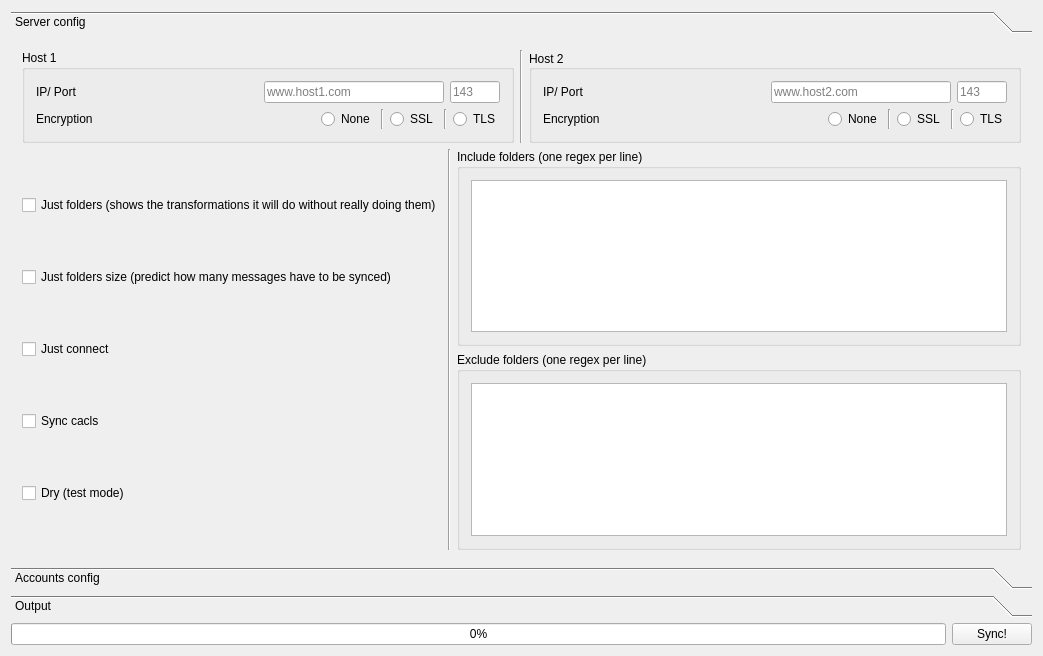
<?xml version="1.0" encoding="UTF-8"?>
<ui version="4.0">
 <class>ImapSync_UI</class>
 <widget class="QMainWindow" name="ImapSync_UI">
  <property name="geometry">
   <rect>
    <x>0</x>
    <y>0</y>
    <width>1043</width>
    <height>656</height>
   </rect>
  </property>
  <property name="windowTitle">
   <string>ImapSync UI - 0.1</string>
  </property>
  <widget class="QWidget" name="centralWidget">
   <layout class="QGridLayout" name="gridLayout_7">
    <item row="0" column="0">
     <layout class="QVBoxLayout" name="verticalLayout_3">
      <item>
       <widget class="QToolBox" name="toolBox">
        <property name="currentIndex">
         <number>0</number>
        </property>
        <widget class="QWidget" name="page">
         <property name="geometry">
          <rect>
           <x>0</x>
           <y>0</y>
           <width>1025</width>
           <height>528</height>
          </rect>
         </property>
         <attribute name="label">
          <string>Server config</string>
         </attribute>
         <layout class="QGridLayout" name="gridLayout_10">
          <item row="0" column="0">
           <layout class="QVBoxLayout" name="verticalLayout_6">
            <item>
             <layout class="QHBoxLayout" name="horizontalLayout_5">
              <item>
               <widget class="QGroupBox" name="groupBox">
                <property name="title">
                 <string>Host 1</string>
                </property>
                <layout class="QGridLayout" name="gridLayout">
                 <item row="0" column="0">
                  <layout class="QVBoxLayout" name="verticalLayout">
                   <item>
                    <layout class="QHBoxLayout" name="horizontalLayout_2">
                     <item>
                      <widget class="QLabel" name="label">
                       <property name="text">
                        <string>IP/ Port</string>
                       </property>
                      </widget>
                     </item>
                     <item>
                      <spacer name="horizontalSpacer_2">
                       <property name="orientation">
                        <enum>Qt::Horizontal</enum>
                       </property>
                       <property name="sizeHint" stdset="0">
                        <size>
                         <width>40</width>
                         <height>20</height>
                        </size>
                       </property>
                      </spacer>
                     </item>
                     <item>
                      <widget class="QLineEdit" name="host1">
                       <property name="minimumSize">
                        <size>
                         <width>150</width>
                         <height>0</height>
                        </size>
                       </property>
                       <property name="maximumSize">
                        <size>
                         <width>16777215</width>
                         <height>16777215</height>
                        </size>
                       </property>
                       <property name="placeholderText">
                        <string>www.host1.com</string>
                       </property>
                      </widget>
                     </item>
                     <item>
                      <widget class="QLineEdit" name="port1">
                       <property name="maximumSize">
                        <size>
                         <width>50</width>
                         <height>16777215</height>
                        </size>
                       </property>
                       <property name="placeholderText">
                        <string>143</string>
                       </property>
                      </widget>
                     </item>
                    </layout>
                   </item>
                   <item>
                    <layout class="QHBoxLayout" name="horizontalLayout">
                     <item>
                      <widget class="QLabel" name="label_2">
                       <property name="text">
                        <string>Encryption</string>
                       </property>
                      </widget>
                     </item>
                     <item>
                      <spacer name="horizontalSpacer">
                       <property name="orientation">
                        <enum>Qt::Horizontal</enum>
                       </property>
                       <property name="sizeHint" stdset="0">
                        <size>
                         <width>40</width>
                         <height>20</height>
                        </size>
                       </property>
                      </spacer>
                     </item>
                     <item>
                      <widget class="QRadioButton" name="radioButton">
                       <property name="text">
                        <string>None</string>
                       </property>
                       <attribute name="buttonGroup">
                        <string notr="true">enc1</string>
                       </attribute>
                      </widget>
                     </item>
                     <item>
                      <widget class="Line" name="line">
                       <property name="orientation">
                        <enum>Qt::Vertical</enum>
                       </property>
                      </widget>
                     </item>
                     <item>
                      <widget class="QRadioButton" name="ssl1">
                       <property name="text">
                        <string>SSL</string>
                       </property>
                       <attribute name="buttonGroup">
                        <string notr="true">enc1</string>
                       </attribute>
                      </widget>
                     </item>
                     <item>
                      <widget class="Line" name="line_2">
                       <property name="orientation">
                        <enum>Qt::Vertical</enum>
                       </property>
                      </widget>
                     </item>
                     <item>
                      <widget class="QRadioButton" name="tls1">
                       <property name="text">
                        <string>TLS</string>
                       </property>
                       <attribute name="buttonGroup">
                        <string notr="true">enc1</string>
                       </attribute>
                      </widget>
                     </item>
                    </layout>
                   </item>
                  </layout>
                 </item>
                </layout>
               </widget>
              </item>
              <item>
               <widget class="Line" name="line_5">
                <property name="orientation">
                 <enum>Qt::Vertical</enum>
                </property>
               </widget>
              </item>
              <item>
               <widget class="QGroupBox" name="groupBox_2">
                <property name="title">
                 <string>Host 2</string>
                </property>
                <property name="alignment">
                 <set>Qt::AlignLeading|Qt::AlignLeft|Qt::AlignVCenter</set>
                </property>
                <layout class="QGridLayout" name="gridLayout_2">
                 <item row="0" column="0">
                  <layout class="QVBoxLayout" name="verticalLayout_2">
                   <item>
                    <layout class="QHBoxLayout" name="horizontalLayout_3">
                     <item>
                      <widget class="QLabel" name="label_3">
                       <property name="text">
                        <string>IP/ Port</string>
                       </property>
                      </widget>
                     </item>
                     <item>
                      <spacer name="horizontalSpacer_3">
                       <property name="orientation">
                        <enum>Qt::Horizontal</enum>
                       </property>
                       <property name="sizeHint" stdset="0">
                        <size>
                         <width>40</width>
                         <height>20</height>
                        </size>
                       </property>
                      </spacer>
                     </item>
                     <item>
                      <widget class="QLineEdit" name="host2">
                       <property name="minimumSize">
                        <size>
                         <width>150</width>
                         <height>0</height>
                        </size>
                       </property>
                       <property name="maximumSize">
                        <size>
                         <width>16777215</width>
                         <height>16777215</height>
                        </size>
                       </property>
                       <property name="placeholderText">
                        <string>www.host2.com</string>
                       </property>
                      </widget>
                     </item>
                     <item>
                      <widget class="QLineEdit" name="port2">
                       <property name="maximumSize">
                        <size>
                         <width>50</width>
                         <height>16777215</height>
                        </size>
                       </property>
                       <property name="placeholderText">
                        <string>143</string>
                       </property>
                      </widget>
                     </item>
                    </layout>
                   </item>
                   <item>
                    <layout class="QHBoxLayout" name="horizontalLayout_4">
                     <item>
                      <widget class="QLabel" name="label_4">
                       <property name="text">
                        <string>Encryption</string>
                       </property>
                      </widget>
                     </item>
                     <item>
                      <spacer name="horizontalSpacer_4">
                       <property name="orientation">
                        <enum>Qt::Horizontal</enum>
                       </property>
                       <property name="sizeHint" stdset="0">
                        <size>
                         <width>40</width>
                         <height>20</height>
                        </size>
                       </property>
                      </spacer>
                     </item>
                     <item>
                      <widget class="QRadioButton" name="radioButton_4">
                       <property name="text">
                        <string>None</string>
                       </property>
                       <attribute name="buttonGroup">
                        <string notr="true">enc2</string>
                       </attribute>
                      </widget>
                     </item>
                     <item>
                      <widget class="Line" name="line_3">
                       <property name="orientation">
                        <enum>Qt::Vertical</enum>
                       </property>
                      </widget>
                     </item>
                     <item>
                      <widget class="QRadioButton" name="ssl2">
                       <property name="text">
                        <string>SSL</string>
                       </property>
                       <attribute name="buttonGroup">
                        <string notr="true">enc2</string>
                       </attribute>
                      </widget>
                     </item>
                     <item>
                      <widget class="Line" name="line_4">
                       <property name="orientation">
                        <enum>Qt::Vertical</enum>
                       </property>
                      </widget>
                     </item>
                     <item>
                      <widget class="QRadioButton" name="tls2">
                       <property name="text">
                        <string>TLS</string>
                       </property>
                       <attribute name="buttonGroup">
                        <string notr="true">enc2</string>
                       </attribute>
                      </widget>
                     </item>
                    </layout>
                   </item>
                  </layout>
                 </item>
                </layout>
               </widget>
              </item>
             </layout>
            </item>
            <item>
             <layout class="QHBoxLayout" name="horizontalLayout_8">
              <item>
               <layout class="QVBoxLayout" name="verticalLayout_4">
                <item>
                 <widget class="QCheckBox" name="justfolders">
                  <property name="text">
                   <string>Just folders (shows the transformations it will do without really doing them)</string>
                  </property>
                 </widget>
                </item>
                <item>
                 <widget class="QCheckBox" name="justfoldersizes">
                  <property name="text">
                   <string>Just folders size (predict how many messages have to be synced)</string>
                  </property>
                 </widget>
                </item>
                <item>
                 <widget class="QCheckBox" name="justconnect">
                  <property name="text">
                   <string>Just connect</string>
                  </property>
                 </widget>
                </item>
                <item>
                 <widget class="QCheckBox" name="syncacls">
                  <property name="text">
                   <string>Sync cacls</string>
                  </property>
                 </widget>
                </item>
                <item>
                 <widget class="QCheckBox" name="dry">
                  <property name="text">
                   <string>Dry (test mode)</string>
                  </property>
                 </widget>
                </item>
               </layout>
              </item>
              <item>
               <widget class="Line" name="line_7">
                <property name="orientation">
                 <enum>Qt::Vertical</enum>
                </property>
               </widget>
              </item>
              <item>
               <layout class="QVBoxLayout" name="verticalLayout_5">
                <item>
                 <widget class="QGroupBox" name="groupBox_6">
                  <property name="title">
                   <string>Include folders (one regex per line)</string>
                  </property>
                  <layout class="QGridLayout" name="gridLayout_9">
                   <item row="0" column="0">
                    <widget class="QPlainTextEdit" name="folder"/>
                   </item>
                  </layout>
                 </widget>
                </item>
                <item>
                 <widget class="QGroupBox" name="groupBox_5">
                  <property name="title">
                   <string>Exclude folders (one regex per line)</string>
                  </property>
                  <layout class="QGridLayout" name="gridLayout_8">
                   <item row="0" column="0">
                    <widget class="QPlainTextEdit" name="exclude"/>
                   </item>
                  </layout>
                 </widget>
                </item>
               </layout>
              </item>
             </layout>
            </item>
           </layout>
          </item>
         </layout>
        </widget>
        <widget class="QWidget" name="page_2">
         <property name="geometry">
          <rect>
           <x>0</x>
           <y>0</y>
           <width>485</width>
           <height>127</height>
          </rect>
         </property>
         <attribute name="label">
          <string>Accounts config</string>
         </attribute>
         <layout class="QGridLayout" name="gridLayout_6">
          <item row="0" column="0">
           <layout class="QHBoxLayout" name="horizontalLayout_7">
            <item>
             <widget class="QGroupBox" name="groupBox_3">
              <property name="title">
               <string>Accounts / Passwords in Host 1</string>
              </property>
              <layout class="QGridLayout" name="gridLayout_4">
               <item row="0" column="0">
                <widget class="QPlainTextEdit" name="users1">
                 <property name="placeholderText">
                  <string>account@domain.com;password</string>
                 </property>
                </widget>
               </item>
              </layout>
             </widget>
            </item>
            <item>
             <widget class="Line" name="line_6">
              <property name="orientation">
               <enum>Qt::Vertical</enum>
              </property>
             </widget>
            </item>
            <item>
             <widget class="QGroupBox" name="groupBox_4">
              <property name="title">
               <string>Accounts / Passwords in Host 2</string>
              </property>
              <layout class="QGridLayout" name="gridLayout_5">
               <item row="0" column="0">
                <widget class="QPlainTextEdit" name="users2">
                 <property name="placeholderText">
                  <string>account@domain.com;password</string>
                 </property>
                </widget>
               </item>
              </layout>
             </widget>
            </item>
           </layout>
          </item>
         </layout>
        </widget>
        <widget class="QWidget" name="page_3">
         <property name="geometry">
          <rect>
           <x>0</x>
           <y>0</y>
           <width>98</width>
           <height>86</height>
          </rect>
         </property>
         <attribute name="label">
          <string>Output</string>
         </attribute>
         <layout class="QGridLayout" name="gridLayout_3">
          <item row="0" column="0">
           <widget class="QPlainTextEdit" name="output">
            <property name="acceptDrops">
             <bool>false</bool>
            </property>
            <property name="readOnly">
             <bool>true</bool>
            </property>
            <property name="placeholderText">
             <string>Project URL: http://github.com/alexandernst/imapsync_ui   |   Version: 0.1   |   Licence: WTFPL</string>
            </property>
           </widget>
          </item>
         </layout>
        </widget>
       </widget>
      </item>
      <item>
       <layout class="QHBoxLayout" name="horizontalLayout_6">
        <item>
         <widget class="QProgressBar" name="progressBar">
          <property name="value">
           <number>0</number>
          </property>
         </widget>
        </item>
        <item>
         <widget class="QPushButton" name="sync">
          <property name="text">
           <string>Sync!</string>
          </property>
         </widget>
        </item>
       </layout>
      </item>
     </layout>
    </item>
   </layout>
  </widget>
 </widget>
 <layoutdefault spacing="6" margin="11"/>
 <resources/>
 <connections/>
 <buttongroups>
  <buttongroup name="enc1"/>
  <buttongroup name="enc2"/>
 </buttongroups>
</ui>
